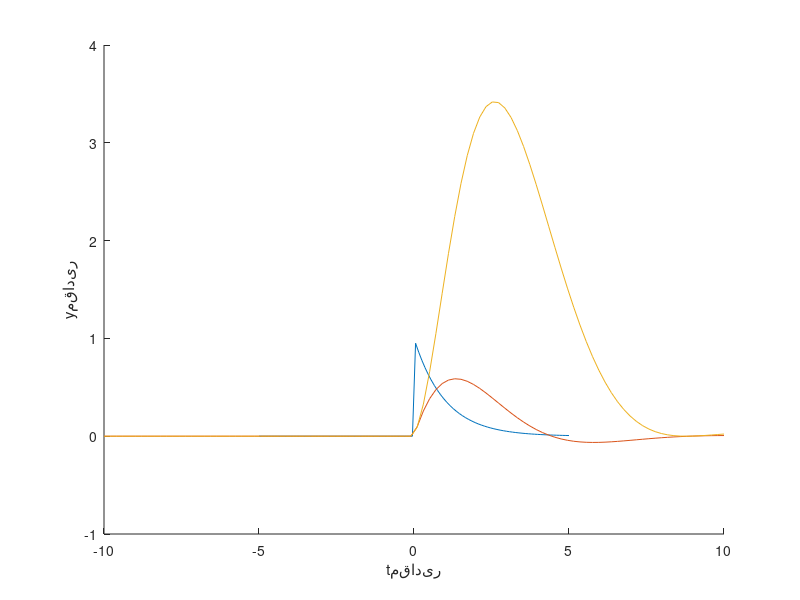

MATLAB code for this plot:
t = linspace (-5,5);
u = (t>= 0);
x = exp(-t).*u;
hold on;
plot(t,x);
t = linspace (-10,10);
h = sqrt(2).*exp(-0.5 .* t).*sin(t/sqrt(2)).*u;
plot(t,h);
y = conv(h,x);
plot(t,y(51:150));
xlabel 'tمقادیر'
ylabel 'yمقادیر'
hold off;